Frame 1 (no input): blank canvas, image omitted
Frame 60 (the mouse pressed at the canvas centre just before this capture): blank canvas, image omitted
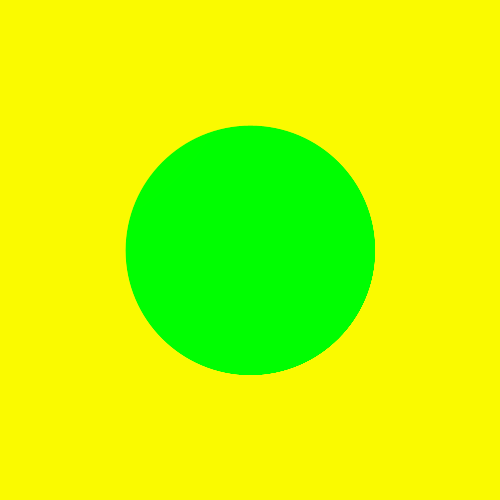
Frame 120 (the mouse held since frame 60 and released just before this capture)

The Processing sketch whose frames 1 and 60 were blank and that drew this single picture after the mouse press (run headless with seeded random() and noise(); from frame 60 on, the mouse is pressed at the canvas centre):

// Processing sketch: processing_9182
// ── processing_9182.pde

void setup () {
  size(500,500);
  background(0, 0, 255);
  smooth();
}


void draw() {
  /*stroke(200);
  strokeWeight(5);*/

  stroke(mouseX, mouseY, 0);
  strokeWeight(abs(pmouseX+mouseY));
  fill(0,255,0,125);
  ellipse(pmouseX, pmouseY, mouseX, mouseY);
  noFill();

}

void mousePressed () {
stroke(10);
fill(255,0,0,125);
rect(200,200,100,100);
noFill();




/*stroke(10);
fill(0,0,255,125);
quad(300,300, 450,450, 320, 320, 390,350);
noFill();*/

/*these are the eyes:*/
point(210, 200);
point(200, 210);

/*these are the nostrils:
point(180, 170);
point(170, 180);

line(80, 180, 250, 350);*/

line(250, 250, 350, 350);
line(350, 350, 400, 400);
}

void mouseDragged () {
stroke(10);
fill(0,255,0,125);
arc(140,145,140,140,0, PI/2);
noFill();

stroke(10);
fill(0,255,0,125);
arc(140,145,100,100,0, PI/2);
noFill();

stroke(10);
fill(0,255,0,125);
arc(340,345,240,240,0, PI/2);
noFill();

stroke(10);
fill(0,255,0,125);
arc(340,345,200,200,0, PI/2);
noFill();
}


void mouseReleased () {
stroke(10);
fill(0,255,0,125);
arc(340,345,150,150,0, PI/2);
noFill();

stroke(10);
fill(0,255,0,125);
arc(340,345,100,100,0, PI/2);
noFill();

stroke(10);
fill(0,255,0,125);
arc(340,345,50,50,0, PI/2);
noFill();

}
